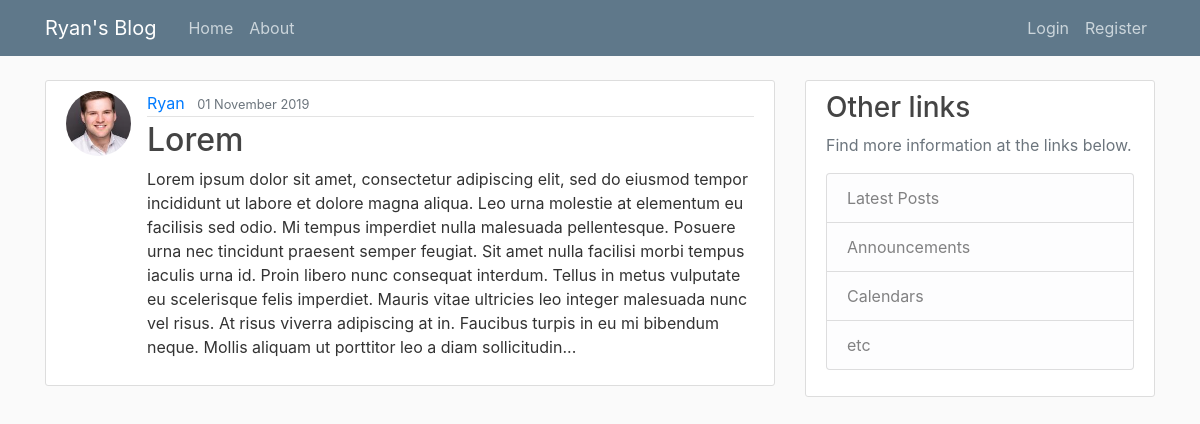
/post/15, run on the app's committed database.
### flaskblog/models.py (models this page shows, shortened)
class User(db.Model, UserMixin):
    id = db.Column(db.Integer, primary_key=True)
    username = db.Column(db.String(20), unique=True, nullable=False)
    email = db.Column(db.String(120), unique=True, nullable=False)
    image_file = db.Column(db.String(20), nullable=False, default='default.jpg')
    password = db.Column(db.String(60), nullable=False)
    posts = db.relationship('Post', backref='author', lazy=True)

class Post(db.Model):
    id = db.Column(db.Integer, primary_key=True)
    title = db.Column(db.String(100), nullable=False)
    date_posted = db.Column(db.DateTime, nullable=False, default=datetime.utcnow)
    content = db.Column(db.Text, nullable=False)
    user_id = db.Column(db.Integer, db.ForeignKey('user.id'), nullable=False)

### flaskblog/posts/routes.py (the view)
@posts.route("/post/<int:post_id>")
def post(post_id):
    post = Post.query.get_or_404(post_id)
    return render_template('post.html', title=post.title, post=post)

### flaskblog/templates/post.html (shortened to what this page needs)
{% extends "layout.html" %}
{% block content %}
  <article class="media content-section">
    <img class="rounded-circle article-img" src="{{ url_for('static', filename='profile_pics/' + post.author.image_file) }}" alt="">
    <div class="media-body">
      <div class="article-metadata">
        <a class="mr-2" href="#">{{ post.author.username }}</a>
        <small class="text-muted">{{ post.date_posted.strftime('%d %B %Y') }}</small>
      </div>
      <h2 class="article-title">{{ post.title }}</h2>
      <p class="article-content">{{ post.content }}</p>
    </div>
  </article>
{% endblock content %}

### flaskblog/static/main.css (style rules this page uses)
body { background: #fafafa; color: #333333; margin-top: 5rem; }
h1, h2, h3, h4, h5, h6 { color: #444444; }
.content-section { background: #ffffff; padding: 10px 20px; border: 1px solid #dddddd; border-radius: 3px; margin-bottom: 20px; }
.article-title { color: #444444; }
.article-content { white-space: pre-line; }
.article-img { height: 65px; width: 65px; margin-right: 16px; }
.article-metadata { padding-bottom: 1px; margin-bottom: 4px; border-bottom: 1px solid #e3e3e3 }

### data on the page
User: image_file (picture), author.username "Ryan"
Post: date_posted "01 November 2019", title "Lorem", content "Lorem ipsum dolor sit amet, consectetur adipiscing elit, sed do eiusmod tempor incididunt ut labore et dolore magna aliqua. Leo urna molestie at elementum eu facilisis sed odio. Mi tempus imperdiet nulla malesuada pellentesque. Posuere urna nec tincidunt praesent semper feugiat. Sit amet nulla facilisi morbi tempus iaculis urna id. Proin libero nunc consequat interdum. Tellus in metus vulputate eu scelerisque felis imperdiet. Mauris vitae ultricies leo integer malesuada nunc vel risus. At risus viverra adipiscing at in. Faucibus turpis in eu mi bibendum neque. Mollis aliquam ut porttitor leo a diam sollicitudin..."
